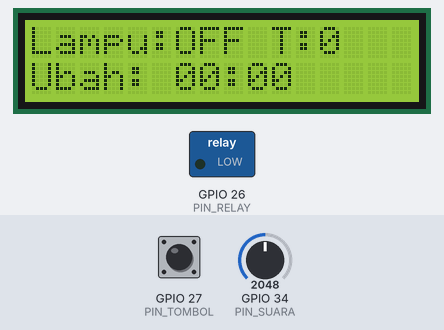
Recording of a sketch running on a simulated ESP32. Parts: 16×2 character LCD, switched loads named in the sketch (green lamp = pin HIGH). Inputs (shaded band) come from the test bench; at power-on: GPIO 34 (PIN_SUARA) = 2048, GPIO 27 (PIN_TOMBOL) HIGH. What the sketch prints to the serial monitor is not drawn.

Above: at 1.2 s.
1.3 s: GPIO 34 (PIN_SUARA) set to 2453
2.8 s: GPIO 34 (PIN_SUARA) set to 2529
At 4.0 s:
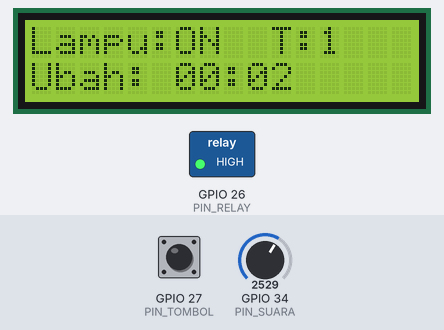
4.3 s: GPIO 27 (PIN_TOMBOL) pulled LOW for 0.15 s
At 5.2 s:
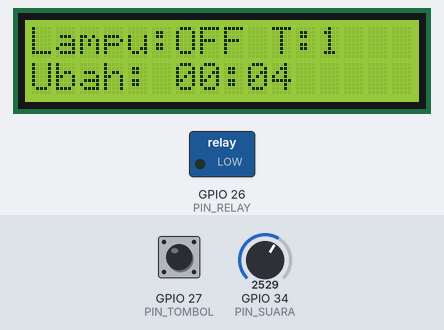
5.9 s: GPIO 27 (PIN_TOMBOL) pulled LOW for 1 s
At 6.4 s:
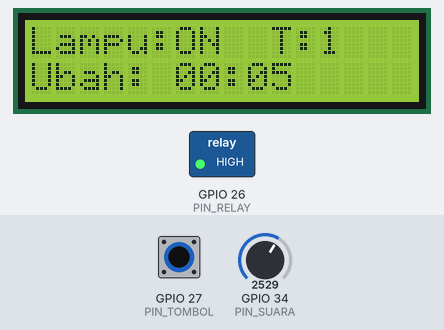
Timing chart, 0 to 8.9 s (numbered marks = the images above; inputs shaded):
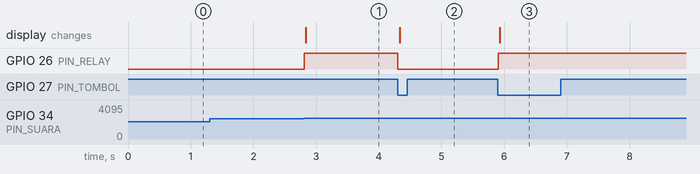

Measured:
- the behaviour switches between 2499 and 2500 on GPIO 34 (PIN_SUARA) (found by bisection; images 0 and 1)
- after the input at 1.3 s, every drawn part: stays the same
- after the input at 2.8 s, GPIO 26 (PIN_RELAY): LOW → HIGH at once; the display: changes at once (image 1)
- after the input at 4.3 s, GPIO 26 (PIN_RELAY): HIGH → LOW at once; the display: changes at once (image 2)
- after the input at 5.9 s, GPIO 26 (PIN_RELAY): LOW → HIGH at once; the display: changes at once (image 3)

The sketch:

sketch.ino
```cpp
#include <Wire.h>
#include <LiquidCrystal_I2C.h>

#define PIN_SUARA   34
#define PIN_TOMBOL  27
#define PIN_RELAY   26

const int AMBANG = 2500;
const unsigned long JEDA = 500;

LiquidCrystal_I2C lcd(0x27, 16, 2);

bool lampu = false;
int jumlahTepuk = 0;
bool atasAmbangSebelumnya = false;
unsigned long waktuTepukTerakhir = 0;
unsigned long waktuUbahStatus = 0;
bool tombolSebelumnya = HIGH;
unsigned long waktuTombolTerakhir = 0;

void tampilkan() {
  unsigned long d = waktuUbahStatus / 1000;
  char baris2[17];
  lcd.clear();
  lcd.setCursor(0, 0);
  lcd.print("Lampu:");
  lcd.print(lampu ? "ON " : "OFF");
  lcd.print(" T:");
  lcd.print(jumlahTepuk);
  lcd.setCursor(0, 1);
  snprintf(baris2, sizeof(baris2), "Ubah: %02lu:%02lu", d / 60, d % 60);
  lcd.print(baris2);
}

void setLampu(bool nyala, const char* sumber) {
  lampu = nyala;
  digitalWrite(PIN_RELAY, lampu ? HIGH : LOW);
  waktuUbahStatus = millis();
  Serial.printf("[%lu detik] Lampu %s oleh %s | Jumlah tepukan: %d\n",
                waktuUbahStatus / 1000, lampu ? "ON" : "OFF", sumber, jumlahTepuk);
  tampilkan();
}

void setup() {
  Serial.begin(115200);
  pinMode(PIN_RELAY, OUTPUT);
  pinMode(PIN_TOMBOL, INPUT_PULLUP);
  digitalWrite(PIN_RELAY, LOW);
  lcd.init();
  lcd.backlight();
  tampilkan();
  Serial.println("Smart Lamp siap. Lampu awal: OFF");
}

void loop() {
  int nilai = analogRead(PIN_SUARA);
  bool atas = (nilai >= AMBANG);
  if (atas && !atasAmbangSebelumnya && millis() - waktuTepukTerakhir > JEDA) {
    waktuTepukTerakhir = millis();
    jumlahTepuk++;
    setLampu(!lampu, "TEPUKAN");
  }
  atasAmbangSebelumnya = atas;

  bool tombol = digitalRead(PIN_TOMBOL);
  if (tombol == LOW && tombolSebelumnya == HIGH && millis() - waktuTombolTerakhir > 200) {
    waktuTombolTerakhir = millis();
    setLampu(!lampu, "TOMBOL");
  }
  tombolSebelumnya = tombol;

  delay(10);
}
```
